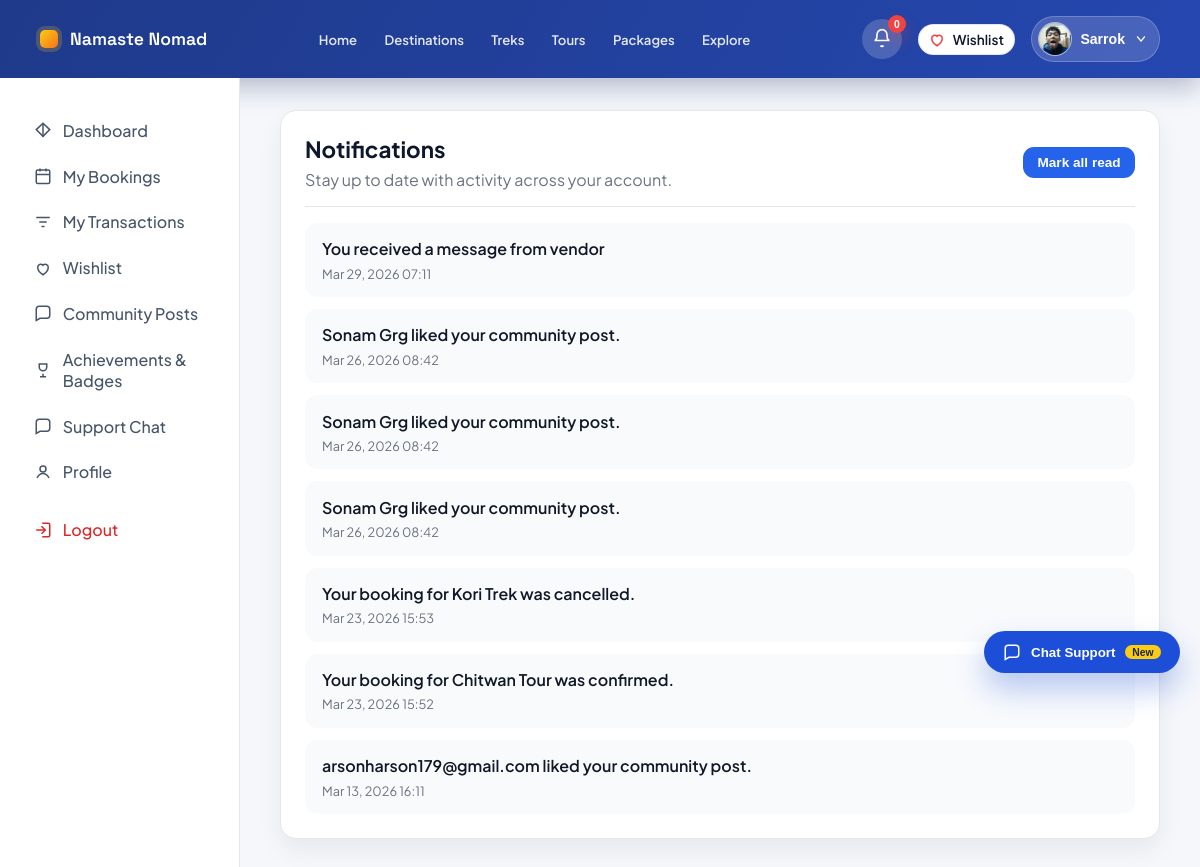
Page /accounts/notifications/ (signed in) on the committed database.
### accounts/models.py (models this page shows, shortened)
class TravelerProfile(models.Model):
    GENDER_CHOICES = (
        ('male', 'Male'),
        ('female', 'Female'),
        ('other', 'Other'),
        ('', 'Prefer not to say'),
    )
    user = models.OneToOneField(User, on_delete=models.CASCADE, related_name='traveler_profile')
    date_of_birth = models.DateField(blank=True, null=True)
    gender = models.CharField(max_length=20, choices=GENDER_CHOICES, blank=True)
    nationality = models.CharField(max_length=80, blank=True)
    bio = models.TextField(blank=True)
    avatar = models.ImageField(upload_to='avatars/', blank=True, null=True)
    created_at = models.DateTimeField(auto_now_add=True)

class User(AbstractUser):
    USER_TYPE_CHOICES = (
        ('vendor', 'Vendor'),
        ('traveler', 'Traveler'),
        ('admin', 'Admin'),
    )
    user_type = models.CharField(max_length=10, choices=USER_TYPE_CHOICES)
    phone = models.CharField(max_length=20, blank=True, null=True)
    is_verified = models.BooleanField(default=False)

class Notification(models.Model):
    TYPE_BOOKING = 'booking'
    TYPE_COMMUNITY_POST = 'community_post'
    TYPE_LIKE = 'like'
    TYPE_COMMENT = 'comment'
    TYPE_VENDOR_APPROVAL = 'vendor_approval'
    TYPE_ADMIN_MESSAGE = 'admin_message'
    TYPE_PACKAGE_APPROVED = 'package_approved'
    TYPE_SUPPORT_MESSAGE = 'support_message'
    TYPE_PACKAGE_SUBMISSION = 'package_submission'
    TYPE_USER_REGISTRATION = 'user_registration'
    TYPE_CHOICES = (
        (TYPE_BOOKING, 'Booking'),
        (TYPE_COMMUNITY_POST, 'Community Post'),
        (TYPE_LIKE, 'Like'),
        (TYPE_COMMENT, 'Comment'),
        (TYPE_VENDOR_APPROVAL, 'Vendor Approval'),
        (TYPE_ADMIN_MESSAGE, 'Admin Message'),
        (TYPE_PACKAGE_APPROVED, 'Package Approved'),
        (TYPE_SUPPORT_MESSAGE, 'Support Message'),
        (TYPE_PACKAGE_SUBMISSION, 'Package Submission'),
        (TYPE_USER_REGISTRATION, 'User Registration'),
    )
    user = models.ForeignKey(
        settings.AUTH_USER_MODEL,
        on_delete=models.CASCADE,
        related_name='notifications',
    )
    message = models.TextField()
    type = models.CharField(max_length=40, choices=TYPE_CHOICES)
    related_object_id = models.PositiveIntegerField(null=True, blank=True)
    is_read = models.BooleanField(default=False)
    created_at = models.DateTimeField(auto_now_add=True)
    class Meta:
        ordering = ('-created_at',)

### accounts/views.py (the view, shortened to what this page needs)
# urls.py: path('notifications/', views.notifications_list, name='notifications_list'),
@never_cache
@login_required(login_url='account_login_choice')
def notifications_list(request):
    notifications = Notification.objects.filter(user=request.user).order_by('-created_at')[:50]
    unread_count = Notification.objects.filter(user=request.user, is_read=False).count()
    for notification in notifications:
        notification.link = notification_link(notification)
    base_template = (
        'accounts/vendor_base.html'
        if request.user.user_type == 'vendor'
        else 'accounts/traveler_base.html'
    )
    context = {
        'base_template': base_template,
        'notifications': notifications,
        'unread_count': unread_count,
        'active_page': 'notifications',
    }
    if request.user.user_type == 'vendor':
        context['vendor_profile'] = _get_vendor_profile(request.user)
    else:
        traveler_profile = _get_traveler_profile(request.user)
        if traveler_profile is None:
            traveler_profile = TravelerProfile.objects.create(user=request.user)
        context['traveler_profile'] = traveler_profile
    return render(request, 'accounts/notifications.html', context)

### accounts/templates/accounts/notifications.html (shortened to what this page needs)
{% extends base_template %}
{% load static %}
{% block extra_css %}
    <link rel="stylesheet" href="{% static 'css/notifications_page.css' %}?v=20260313a">
{% endblock %}
{% block traveler_content %}
    {% include "accounts/includes/notifications_list.html" %}
{% endblock %}

### accounts/templates/accounts/traveler_base.html (shortened to what this page needs)
{% load static %}
<!DOCTYPE html>
<html lang="en">
<head>
    <link rel="stylesheet" href="{% static 'css/traveler_profile.css' %}?v=20260227a">
    <link rel="stylesheet" href="{% static 'css/support_widget.css' %}?v=20260312a">
    <link rel="stylesheet" href="{% static 'css/notifications.css' %}?v=20260313a">
    <link rel="stylesheet" href="{% static 'css/wishlist.css' %}?v=20260315a">
    {% block extra_css %}{% endblock %}
</head>
<body>
    <header class="traveler-topbar">
        <a class="brand" href="{% url 'home' %}">
            <span class="brand-mark"></span>
            <span class="brand-name">Namaste Nomad</span>
        </a>
        <nav class="topbar-nav" aria-label="Public navigation">
            <a href="{% url 'home' %}" {% if request.resolver_match.url_name == 'home' %}class="active"{% endif %}>Home</a>
            <a href="#">Destinations</a>
            <a href="{% url 'package_treks' %}" {% if request.resolver_match.url_name == 'package_treks' %}class="active"{% endif %}>Treks</a>
            <a href="{% url 'package_tours' %}" {% if request.resolver_match.url_name == 'package_tours' %}class="active"{% endif %}>Tours</a>
            <a href="{% url 'package_list' %}" {% if request.resolver_match.url_name == 'package_list' %}class="active"{% endif %}>Packages</a>
            <a href="{% url 'community_feed' %}" {% if request.resolver_match.url_name == 'community_feed' %}class="active"{% endif %}>Explore</a>
        </nav>
        <div class="topbar-actions">
            {% include "accounts/includes/notification_bell.html" %}
            {% include "accounts/includes/wishlist_icon.html" %}
            <div class="profile-dropdown" data-profile-dropdown>
                <button type="button" class="profile-trigger" aria-haspopup="true" aria-expanded="false">
                    <span class="profile-trigger-avatar">
                        {% if traveler_profile and traveler_profile.avatar %}
                            <img src="{{ traveler_profile.avatar.url }}" alt="Traveler avatar">
                        {% else %}
                            <img src="{% static 'images/default-avatar.svg' %}" alt="Default traveler avatar">
                        {% endif %}
                    </span>
                    <span class="profile-trigger-name">{{ request.user.first_name|default:"Traveler" }}</span>
                    <svg width="14" height="14" viewBox="0 0 20 20" fill="none" aria-hidden="true">
                        <path d="M5 7l5 6 5-6" stroke="currentColor" stroke-width="2" stroke-linecap="round" stroke-linejoin="round"/>
                    </svg>
                </button>
            </div>
        </div>
    </header>
    <div class="traveler-shell">
        <aside class="traveler-sidebar">
            <nav class="sidebar-nav">
                <a class="nav-item {% if active_page == 'explore' %}active{% endif %}" href="{% url 'traveler_home' %}">
                    <span class="nav-icon">
                        <svg viewBox="0 0 24 24" fill="none" stroke="currentColor" stroke-width="2" aria-hidden="true">
                            <path d="M3 11.5 12 3l9 8.5-9 9-9-9z"/>
                            <path d="M12 3v18"/>
                        </svg>
                    </span>
                    Dashboard
                </a>
                <a class="nav-item {% if active_page == 'bookings' %}active{% endif %}" href="{% url 'traveler_bookings' %}">
                    <span class="nav-icon">
                        <svg viewBox="0 0 24 24" fill="none" stroke="currentColor" stroke-width="2" aria-hidden="true">
                            <rect x="3" y="4" width="18" height="18" rx="2"/>
                            <path d="M16 2v4M8 2v4M3 10h18"/>
                        </svg>
                    </span>
                    My Bookings
                </a>
                <a class="nav-item {% if active_page == 'transactions' %}active{% endif %}" href="{% url 'traveler_transactions' %}">
                    <span class="nav-icon">
                        <svg viewBox="0 0 24 24" fill="none" stroke="currentColor" stroke-width="2" aria-hidden="true">
                            <path d="M3 6h18"/>
                            <path d="M7 12h10"/>
                            <path d="M10 18h4"/>
                        </svg>
                    </span>
                    My Transactions
                </a>
                <a class="nav-item {% if active_page == 'wishlist' %}active{% endif %}" href="{% url 'traveler_wishlist' %}">
                    <span class="nav-icon">
                        <svg viewBox="0 0 24 24" fill="none" stroke="currentColor" stroke-width="2" aria-hidden="true">
                            <path d="M12 21s-7-4.35-7-10a4 4 0 0 1 7-2.65A4 4 0 0 1 19 11c0 5.65-7 10-7 10z"/>
                        </svg>
                    </span>
                    <span class="nav-label">Wishlist</span>
                </a>
                <a class="nav-item {% if active_page == 'community' %}active{% endif %}" href="{% url 'community_dashboard' %}">
                    <span class="nav-icon">
                        <svg viewBox="0 0 24 24" fill="none" stroke="currentColor" stroke-width="2" aria-hidden="true">
                            <path d="M21 15a4 4 0 0 1-4 4H8l-5 3V7a4 4 0 0 1 4-4h10a4 4 0 0 1 4 4z"/>
                        </svg>
                    </span>
                    Community Posts
                </a>
                <a class="nav-item {% if active_page == 'achievements' %}active{% endif %}" href="{% url 'traveler_achievements' %}">
                    <span class="nav-icon">
                        <svg viewBox="0 0 24 24" fill="none" stroke="currentColor" stroke-width="2" aria-hidden="true">
                            <path d="M8 21h8"/>
                            <path d="M12 17v4"/>
                            <path d="M7 4h10v4a5 5 0 0 1-10 0V4z"/>
                        </svg>
                    </span>
                    Achievements &amp; Badges
                </a>
                <a class="nav-item {% if active_page == 'support' %}active{% endif %}" href="{% url 'support_chat' %}">
                    <span class="nav-icon">
                        <svg viewBox="0 0 24 24" fill="none" stroke="currentColor" stroke-width="2" aria-hidden="true">
                            <path d="M21 15a4 4 0 0 1-4 4H8l-5 3V7a4 4 0 0 1 4-4h10a4 4 0 0 1 4 4z"/>
                        </svg>
                    </span>
                    Support Chat
                </a>
                <a class="nav-item {% if active_page == 'profile' %}active{% endif %}" href="{% url 'traveler_profile' %}">
                    <span class="nav-icon">
                        <svg viewBox="0 0 24 24" fill="none" stroke="currentColor" stroke-width="2" aria-hidden="true">
                            <circle cx="12" cy="8" r="4"/>
                            <path d="M4 20c2-4 6-6 8-6s6 2 8 6"/>
                        </svg>
                    </span>
                    Profile
                </a>
                <a class="nav-item logout" href="{% url 'logout' %}">
                    <span class="nav-icon">
                        <svg viewBox="0 0 24 24" fill="none" stroke="currentColor" stroke-width="2" aria-hidden="true">
                            <path d="M10 17l5-5-5-5"/>
                            <path d="M15 12H3"/>
                            <path d="M11 3h8a2 2 0 0 1 2 2v14a2 2 0 0 1-2 2h-8"/>
                        </svg>
                    </span>
                    Logout
                </a>
            </nav>
        </aside>
        <main class="traveler-main">
            {% block traveler_content %}{% endblock %}
        </main>
    </div>
    {% include "accounts/includes/support_widget.html" %}
</body>
</html>

### accounts/templates/accounts/includes/notifications_list.html (shortened to what this page needs)
<section class="notifications-page">
    <div class="notifications-page__header">
        <div>
            <h1>Notifications</h1>
            <p>Stay up to date with activity across your account.</p>
        </div>
        <form method="post" action="{% url 'notifications_mark_read' %}" class="notifications-page__actions">
            <button type="submit" class="notifications-page__button">Mark all read</button>
        </form>
    </div>
    <div class="notifications-page__list">
        {% if notifications %}
            {% for notification in notifications %}
                <a class="notifications-page__item{% if not notification.is_read %} unread{% endif %}" href="{{ notification.link }}">
                    <div class="notifications-page__message">{{ notification.message }}</div>
                    <div class="notifications-page__meta">{{ notification.created_at|date:"M d, Y H:i" }}</div>
                </a>
            {% endfor %}
        {% else %}
            <div class="notifications-page__empty">No notifications yet.</div>
        {% endif %}
    </div>
</section>

### rows in the picture
TravelerProfile: avatar (picture)
User: user.first_name "Sarrok"
Notification: message "You received a message from vendor", created_at "Mar 29, 2026 07:11"
Notification: message "Sonam Grg liked your community post.", created_at "Mar 26, 2026 08:42"
Notification: message "Sonam Grg liked your community post.", created_at "Mar 26, 2026 08:42"
Notification: message "Sonam Grg liked your community post.", created_at "Mar 26, 2026 08:42"
Notification: message "Your booking for Kori Trek was cancelled.", created_at "Mar 23, 2026 15:53"
Notification: message "Your booking for Chitwan Tour was confirmed.", created_at "Mar 23, 2026 15:52"
Notification: message "arsonharson179@gmail.com liked your community post.", created_at "Mar 13, 2026 16:11"

### other values in the picture
{{ notifications_unread_count|default:0 }} "0"
